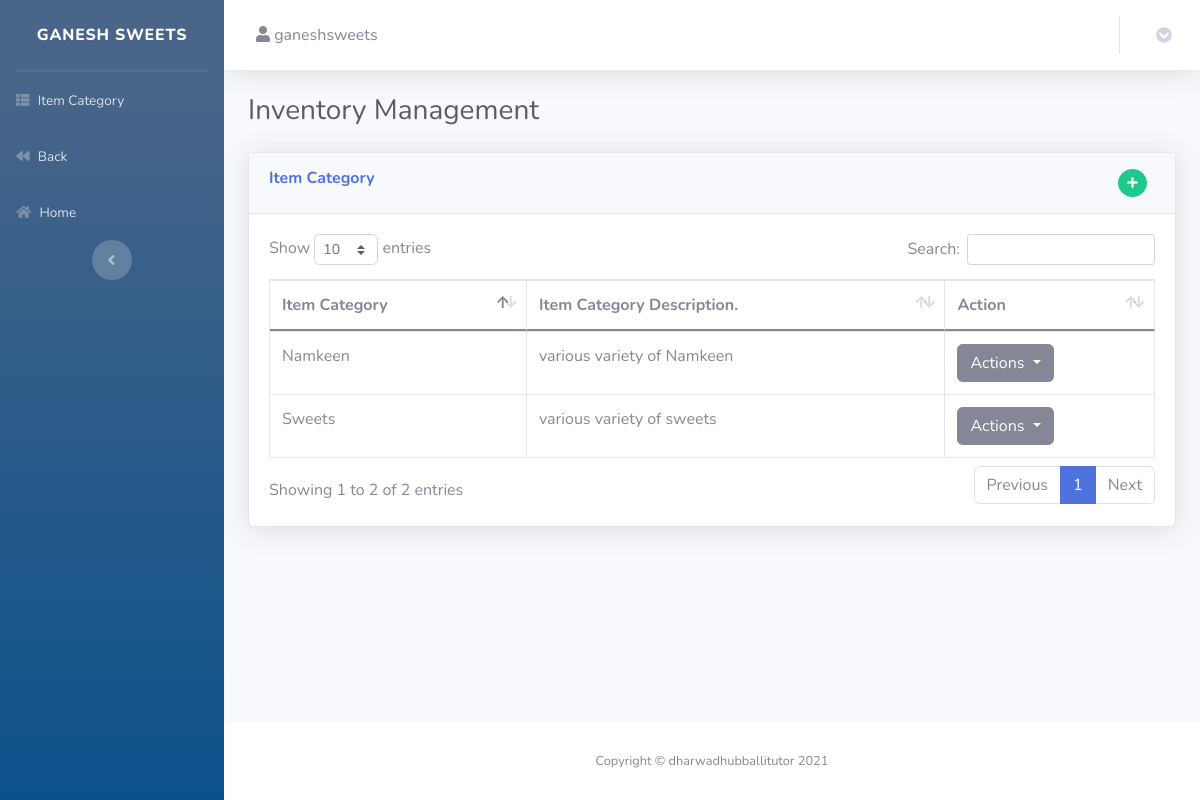
Screenshot of /Admin/View/itemcategory.php (signed in) with the database file from the repository.
### tables this page shows
CREATE TABLE IF NOT EXISTS `item_category` (
  `item_catid` int(11) NOT NULL AUTO_INCREMENT,
  `item_catName` varchar(200) NOT NULL,
  `item_catDescription` varchar(500) NOT NULL,
  `item_catCreatedOn` datetime NOT NULL DEFAULT CURRENT_TIMESTAMP,
  `item_catCreatedBy` varchar(200) NOT NULL,
  `item_catModifiedOn` datetime DEFAULT CURRENT_TIMESTAMP ON UPDATE CURRENT_TIMESTAMP,
  `item_catModifiedBy` varchar(200) NOT NULL,
  PRIMARY KEY (`item_catid`)
);

### Admin/DB Operations/item_categoryOps.php (called while the page is built, shortened)
<?php
require_once "../Model/item_categorymodel.php";
class DBitemcategory
{
  public static function getallItemcategory()
  {
    $db = ConnectDb::getInstance();
    $connectionObj = $db->getConnection();
    $sql = "SELECT * FROM item_category";
    $result = $connectionObj->query($sql);
    $count = mysqli_num_rows($result);
    $itemcatlist = [];
    if ($count > 0) {
      while ($row = mysqli_fetch_array($result, MYSQLI_ASSOC)) {
        $view = new Item_Category();
        $view->set_itemcatid($row['item_catid']);
        $view->set_itemcatname($row['item_catName']);
        $view->set_itemcatdescription($row["item_catDescription"]);
        $view->set_itemcatcreatedby($row["item_catCreatedBy"]);
        $view->set_itemcatmodifiedby($row["item_catModifiedBy"]);
        array_push($itemcatlist, $view);
      }
     return $itemcatlist;
    } else {
    }
  }
}

### Admin/Model/item_categorymodel.php (called while the page is built, shortened)
<?php
class Item_Category implements JsonSerializable
{
    private $item_catName;
    private	$item_catDescription;
    function set_itemcatname($itemcatname)
    {
        $this->item_catName=$itemcatname;
    }
    function get_itemcatname()
    {
        return $this->item_catName;
    }
    function set_itemcatdescription($itemcatdescription)
    {
        $this->item_catDescription=$itemcatdescription;
    }
    function get_itemcatdescription()
    {
        return $this->item_catDescription;
    }
}

### Admin/View/itemcategory.php (the view, shortened to what this page needs)
<?php
include('category.php');
require_once("../DB Operations/item_categoryOps.php");
require_once("../Model/item_categorymodel.php");
?>
<h1 class="h3 mb-4 text-gray-800">Inventory Management</h1>
<div class="card shadow mb-4">
    <div class="card-header py-3">
        <div class="row">
            <div class="col">
                <h6 class="m-0 font-weight-bold text-primary">Item Category</h6>
            </div>
            <div class="col" align="right">
                <span data-toggle=modal data-target=#itemcatModal>
                    <button type="button" + class="btn btn-success btn-circle btn-sm"><i
                            class="fas fa-plus"></i></button>
                </span>
            </div>
        </div>
    </div>
    <div class="card-body">
        <div class="table-responsive">
            <table class="table table-bordered" id="itemcat_table" width="100%" cellspacing="0">
                <thead>
                    <tr>
                        <th>Item Category</th>
                        <th>Item Category Description.</th>
                        <th>Action</th>
                    </tr>
                </thead>
                <tbody>
                    <?php
                    $itemcatlist = DBitemcategory::getallItemcategory();
                    foreach ($itemcatlist as $itemcat) {
                        echo "<tr><td>" . $itemcat->get_itemcatname() . "</td>
                        <td>" . $itemcat->get_itemcatdescription() . "</td>
                        <td>
                        <div class='dropdown'>
                        <button class='btn btn-secondary dropdown-toggle'
                        type='button'
                        id='dropdownMenu2'
                        data-toggle='dropdown'
                        aria-expanded='false'>
                        Actions
                        </button>
                        <div class='dropdown-menu'
                        aria-labelledby='dropdownMenu2'>
                            <button class='btn btn-primary dropdown-item'
                            data-toggle='modal'
                            data-target='#editItemcatModal'
                            role='button'
                            data-id='".$itemcat->get_itemcatid()."'>
                            <i class='fas fa-user-edit'></i>
                                Edit Category
                           </button>
                           <button class='btn btn-primary dropdown-item'
                           data-toggle='modal'
                           data-target='#deleteCategoryModal'
                           name='delete_button'
                           role='button'
                           data-id='" . $itemcat->get_itemcatid() . "'>
                            <i class='fas fa-trash-alt'></i>
                              Delete Category
                          </button>
                        </div>
                    </div>
                        </td></tr>";
                    }
                    ?>
                </tbody>
            </table>
        </div>
    </div>
</div>
<?php include('footer.php'); ?>

### rows the page displays
item_category: item_catName "Sweets", item_catDescription "various variety of sweets"
item_category: item_catName "Namkeen", item_catDescription "various variety of Namkeen"

### other values shown
$_SESSION['login_user'] "ganeshsweets"
